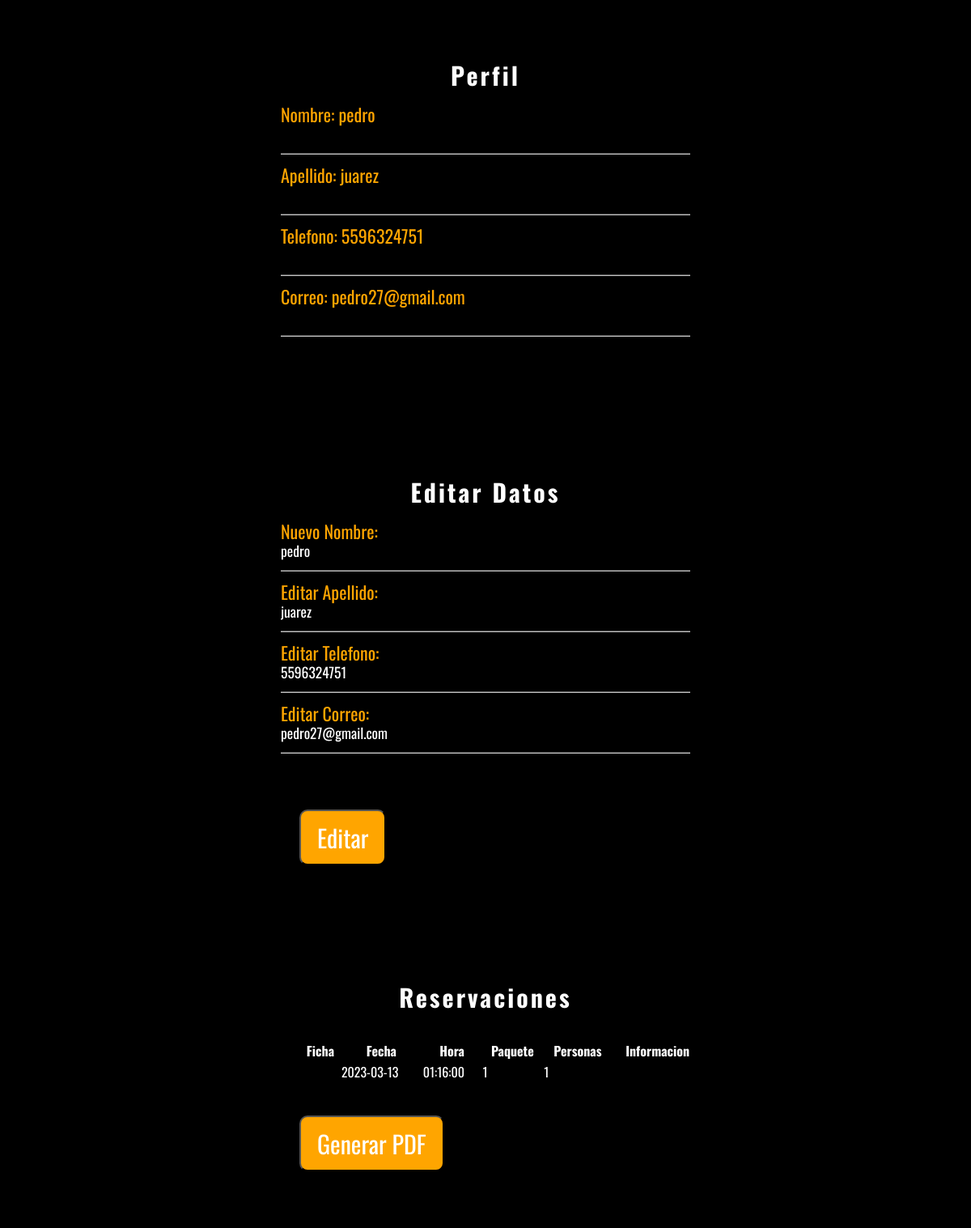
Page /perfil.php (signed in) on the committed database.
### tables this page shows
CREATE TABLE `clientes` (
  `id_cliente` int(11) NOT NULL,
  `id_usuario` int(11) NOT NULL,
  `nombre` varchar(50) NOT NULL,
  `apellido` varchar(50) NOT NULL,
  `telefono` bigint(10) NOT NULL,
  `correo` varchar(50) NOT NULL
);

CREATE TABLE `reservaciones` (
  `id_reservacion` int(11) NOT NULL,
  `id_cliente` int(11) NOT NULL,
  `ficha` varchar(70) NOT NULL,
  `fecha` date NOT NULL,
  `hora` time NOT NULL,
  `tipo_paquete` int(11) NOT NULL,
  `cantidad_personas` bigint(5) NOT NULL,
  `informacion_extra` varchar(200) DEFAULT NULL
);

### perfil.php (the view, shortened to what this page needs)
<?php
include 'conexion.php';
    $usuario = $_SESSION['usuario'];
    if (isset($_SESSION['usuario'])) {
        $consulta = "SELECT id_usuario FROM usuarios_clientes WHERE usuario = '$usuario'";
        $resultado = mysqli_query($conecta, $consulta);
        if ($resultado) {
            $fila = mysqli_fetch_array($resultado);
            $id_usuario = $fila["id_usuario"];
            $obtenerReservacion = "SELECT id_cliente FROM clientes WHERE id_usuario = '$id_usuario'";
            $resultadoReservacion = mysqli_query($conecta, $obtenerReservacion);
            $filaCliente = mysqli_fetch_array($resultadoReservacion);
            $id_cliente = $filaCliente["id_cliente"];
            $buscarReservacion = "SELECT * FROM reservaciones WHERE id_cliente = '$id_cliente'";
            $reservacion = $conecta->query($buscarReservacion );
            if ($reservacion->num_rows > 0) {
                $row = $reservacion->fetch_assoc();
                $ficha = $row['ficha'];
                $fecha = $row['fecha'];
                $hora = $row['hora'];
                $paquete = $row['tipo_paquete'];
                $personas = $row['cantidad_personas'];
                $informacion = $row['informacion_extra'];
        }
            $buscar = "SELECT * FROM clientes WHERE id_usuario = '$id_usuario'";
            $result = $conecta->query($buscar);
            if ($result->num_rows > 0) {
                    $row = $result->fetch_assoc();
                    $nombre = $row['nombre'];
                    $apellido = $row['apellido'];
                    $telefono = $row['telefono'];
                    $correo = $row['correo'];
            }
        } else {
            echo "Error al reservar" . mysqli_error($conecta);
        }
    } else {
        echo '<script>alert("No has iniciado sesión."); window.location.href = "login.php";</script>';
    exit;
    }
?>
<!DOCTYPE html>
<html lang="en">
<head>
    <link rel="stylesheet" href="style/index.css">
    <link rel="stylesheet" href="style/reservar.css">
</head>
<body>
    <div class="mainregistrar">
    <div class="registrar-box">
    <h2>Perfil</h2>
        <form>
        <div class="info-box informacion">
            <input type="Text" >
            <label>Nombre: <?php echo $nombre; ?></label>
        </div>
        <div class="info-box informacion">
            <input type="Text" >
            <label>Apellido: <?php echo $apellido; ?> </label>
        </div>
        <div class="info-box informacion">
            <input type="Text" >
            <label>Telefono: <?php echo $telefono; ?></label>
        </div>
        <div class="info-box informacion">
            <input type="Text" >
            <label>Correo: <?php echo $correo; ?></label>
        </div>
        </form>
    </div>
</div>
<div class="mainregistrar">
    <div class="registrar-box">
    <h2>Editar Datos</h2>
        <form action="perfil.php" method="post" id="reservacion">
        <div class="info-box informacion">
            <input type="Text"  value="<?php echo $nombre; ?>" name="newNombre">
            <label>Nuevo Nombre:</label>
        </div>
        <div class="info-box informacion">
            <input type="Text" value="<?php echo $apellido; ?>" name="newApellido">
            <label>Editar Apellido:</label>
        </div>
        <div class="info-box informacion">
            <input type="Text"  value="<?php echo $telefono; ?>" name="newTelefono">
            <label>Editar Telefono: </label>
        </div>
        <div class="info-box informacion">
            <input type="Text" value="<?php echo $correo; ?>" name="newCorreo">
            <label>Editar Correo: </label>
        </div>
            <input class="botonRegistrar" type="submit" name="subir" value="Editar">
        </form>
    </div>
</div>
<div class="mainregistrar">
    <div class="registrar-box">
    <h2>Reservaciones</h2>
    <table WIDTH="500">
        <tr>
            <th>Ficha</th>
            <th>Fecha</th>
            <th>Hora</th>
            <th>Paquete</th>
            <th>Personas</th>
            <th>Informacion</th>
        </tr>
        <tr>
            <td><?php echo $ficha; ?></td>
            <td><?php echo $fecha; ?></td>
            <td><?php echo $hora; ?></td>
            <td><?php echo $paquete; ?></td>
            <td><?php echo $personas; ?></td>
            <td><?php echo $informacion; ?></td>
        </tr>
    </table>
    <a href="pdf.php" target="_blank"><button class="botonRegistrar">Generar PDF</button></a>
    </div>
    </div>
</body>
</html>

### style/index.css (style rules this page uses)
* { margin: 0; padding: 0; font-family: 'Oswald', sans-serif; }
body { height: 100vh; color: #fff; background-color: black; background-image: url("http://localhost/integrador/img/fondo230.jpg"); background-position: center; background-size: cover; background-repeat: no-repeat; background-attachment: fixed; transition: all .2s ease-in-out; animation: cambioImagen 10s infinite; }
a { color: #fff; text-decoration: none; }

### style/reservar.css (style rules this page uses)
.mainregistrar { justify-content: center; align-items: center; display: grid; }
.registrar-box { transition: all .2s ease-in-out; width: 600px; height: 100%; padding: 70px; background: rgba(0,0,0,.5); box-sizing: border-box; box-shadow: 0 15px 25px rgba(0,0,0,.6); border-radius: 10px; }
.registrar-box h2 { letter-spacing: 3px; margin: 0 0 30px; font-size: 30px; transition: all .2s ease-in-out; padding: 0; color: #fff; text-align: center; }
.registrar-box .info-box { position: relative; height: 100%; scale: 1.1; justify-content: space-between; }
.registrar-box .info-box.informacion input { width: 100%; padding: 10px 0; font-size: 16px; margin-bottom: 30px; color: #fff; border: none; border-bottom: 1px solid #fff; outline: none; background: transparent; }
.registrar-box .info-box.informacion label { position: absolute; top:0; left: 0; padding: 10px 0; font-size: 20px; color: #fff; pointer-events: none; transition: all .2s ease-in-out; }
.registrar-box .info-box.informacion input:focus ~ label, .registrar-box .info-box.informacion input:valid ~ label { top: -25px; left: 0; color: orange; font-size: 15 px; }
.botonRegistrar { display: flex; justify-content: center; position: center; padding: 10px 20px; background-color: orange; color: white; font-size: 30px; border-radius: 10px; transition: all .2s ease-in-out; margin-top: 40px; }

### rows in the picture
clientes: nombre "pedro", apellido "juarez", telefono "5596324751", correo "pedro27@gmail.com", newNombre "pedro", newApellido "juarez", newTelefono "5596324751", newCorreo "pedro27@gmail.com"
reservaciones: fecha "2023-03-13", hora "01:16:00", tipo_paquete "1", cantidad_personas "1"
